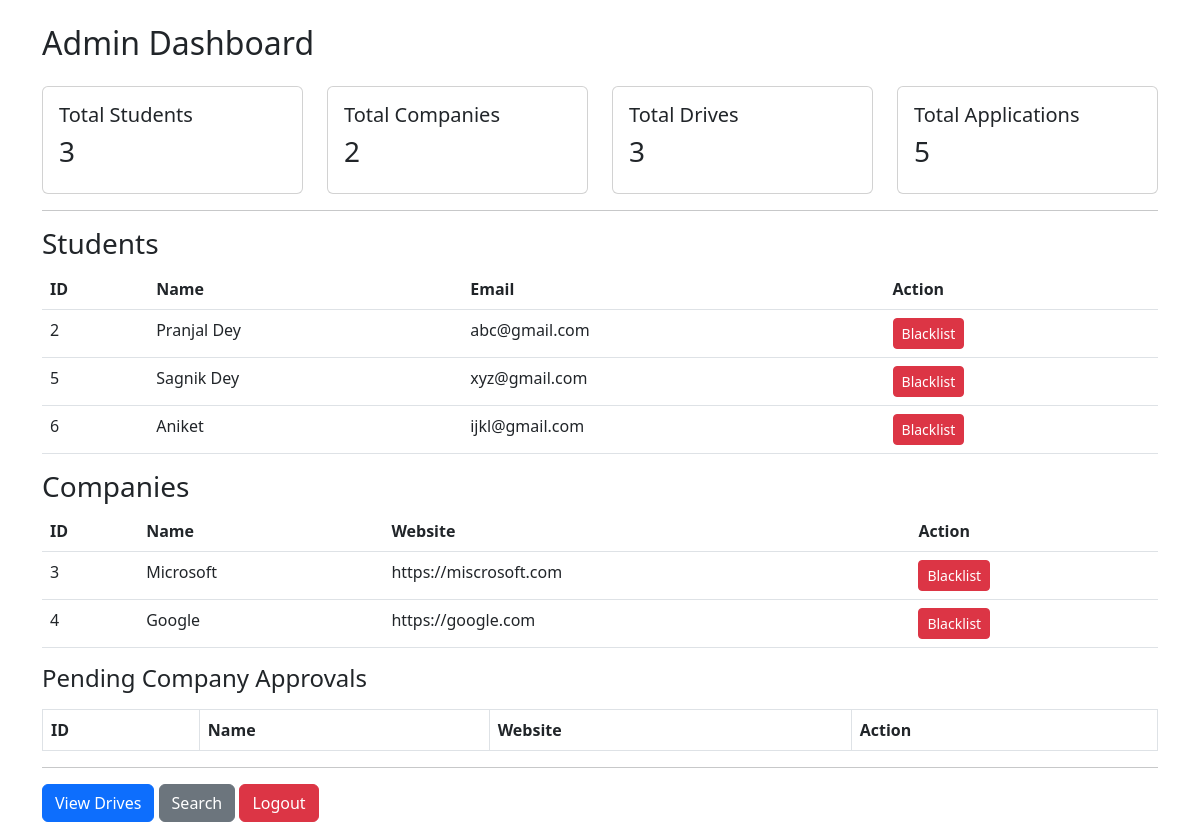
The app's page /admin/dashboard (signed in) with its own data.
### models.py (models this page shows)
class Student(db.Model):
    id = db.Column(
        db.Integer,
        db.ForeignKey('user.id'),
        primary_key=True
    )
    name = db.Column(db.String(100))
    email = db.Column(db.String(100))
    skills = db.Column(db.String(200))
    resume = db.Column(db.String(200))
    blacklisted = db.Column(db.Boolean, default=False)
    applications = db.relationship('Application', backref='student', lazy=True)

class Company(db.Model):
    id = db.Column(
        db.Integer,
        db.ForeignKey('user.id'),
        primary_key=True
    )
    name = db.Column(db.String(100))
    hr_contact = db.Column(db.Integer)
    website = db.Column(db.String(200))
    approved = db.Column(db.Boolean, default=False)
    blacklisted = db.Column(db.Boolean, default=False)
    drives = db.relationship('Drive', backref='company', lazy=True)

### routes.py (the view)
@routes.route("/admin/dashboard")
@login_required
def admin_dashboard():
    if current_user.role != "admin":
        return "Unauthorized"
    students = Student.query.count()
    companies = Company.query.count()
    drives = Drive.query.count()
    applications = Application.query.count()
    students_list = Student.query.all()
    companies_list = Company.query.all()
    pending_companies = Company.query.filter_by(approved=False).all()
    return render_template(
        "admin_dashboard.html",
        students=students,
        companies=companies,
        drives=drives,
        applications=applications,
        pending_companies=pending_companies,
        students_list=students_list,
        companies_list=companies_list
    )

### app.py (called while the page is built)
@login_manager.user_loader
def load_user(user_id):
    return User.query.get(int(user_id))

### templates/admin_dashboard.html (shortened to what this page needs)
<!DOCTYPE html>
<html>
<head>
<link href="https://cdn.jsdelivr.net/npm/bootstrap@5.3.0/dist/css/bootstrap.min.css" rel="stylesheet">
</head>
<body class="container mt-4">
<h2>Admin Dashboard</h2>
<div class="row mt-4">
<div class="col-md-3">
<div class="card p-3">
<h5>Total Students</h5>
<h3>{{ students }}</h3>
</div>
</div>
<div class="col-md-3">
<div class="card p-3">
<h5>Total Companies</h5>
<h3>{{ companies }}</h3>
</div>
</div>
<div class="col-md-3">
<div class="card p-3">
<h5>Total Drives</h5>
<h3>{{ drives }}</h3>
</div>
</div>
<div class="col-md-3">
<div class="card p-3">
<h5>Total Applications</h5>
<h3>{{ applications }}</h3>
</div>
</div>
</div>
<hr>
<h3>Students</h3>
<table class="table">
<tr>
<th>ID</th>
<th>Name</th>
<th>Email</th>
<th>Action</th>
</tr>
{% for s in students_list %}
<tr>
<td>{{s.id}}</td>
<td>{{s.name}}</td>
<td>{{s.email}}</td>
<td>
{% if not s.blacklisted %}
<a class="btn btn-danger btn-sm"
href="/admin/toggle_blacklist/student/{{s.id}}">
Blacklist
</a>
{% else %}
<span class="text-danger">Blacklisted</span>
{% endif %}
</td>
</tr>
{% endfor %}
</table>
<h3>Companies</h3>
<table class="table">
<tr>
<th>ID</th>
<th>Name</th>
<th>Website</th>
<th>Action</th>
</tr>
{% for c in companies_list %}
<tr>
<td>{{c.id}}</td>
<td>{{c.name}}</td>
<td>{{c.website}}</td>
<td>
{% if not c.blacklisted %}
<a class="btn btn-danger btn-sm"
href="/admin/toggle_blacklist/company/{{c.id}}">
Blacklist
</a>
{% else %}
<span class="text-danger">Blacklisted</span>
{% endif %}
</td>
</tr>
{% endfor %}
</table>
<h4>Pending Company Approvals</h4>
<table class="table table-bordered mt-3">
<tr>
<th>ID</th>
<th>Name</th>
<th>Website</th>
<th>Action</th>
</tr>
</table>
<hr>
<a class="btn btn-primary" href="/admin/drives">View Drives</a>
<a class="btn btn-secondary" href="/admin/search">Search</a>
<a class="btn btn-danger" href="/logout">Logout</a>
</body>
</html>

### records on screen
Student: id "2", name "Pranjal Dey", email "abc@gmail.com"
Student: id "5", name "Sagnik Dey", email "xyz@gmail.com"
Student: id "6", name "Aniket", email "ijkl@gmail.com"
Company: id "3", name "Microsoft", website "https://miscrosoft.com"
Company: id "4", name "Google", website "https://google.com"

### other values on screen
{{ students }} "3"
{{ companies }} "2"
{{ drives }} "3"
{{ applications }} "5"
